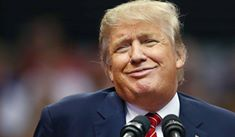
#> input picture 09012019/trum.jpg, 235 x 137 px
$ python combineImage.py
#> lines starting #> are read from the running program, lines starting #| are printed output that depends on the picture
import cv2
import numpy as np
import matplotlib.pyplot as plt
def main():
    I = cv2.imread("trum.jpg")
#> I is the input picture: shape (137, 235, 3); mean B, G, R 73.4, 73.7, 85.1
    G = np.zeros((I.shape[0],I.shape[1]),dtype='uint8')
    for h in range(I.shape[0]):
        for w  in  range(I.shape[1]):
            G[h,w] = (1/2)*(max(max(I[h,w,0],I[h,w,1]),I[h,w,2])+ min(min(I[h,w,0],I[h,w,1]),I[h,w,2]))
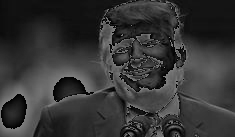
#> G: shape (137, 235); min 0, max 127, mean 53.1
    hist_G = cv2.calcHist([G],[0],None,[256],[50,100])
#> hist_G = 256 values, max 506 at index 30, min 0 at index 1, mean 53.25
    plt.plot(hist_G)
    plt.xlim([50,100])
    plt.show()
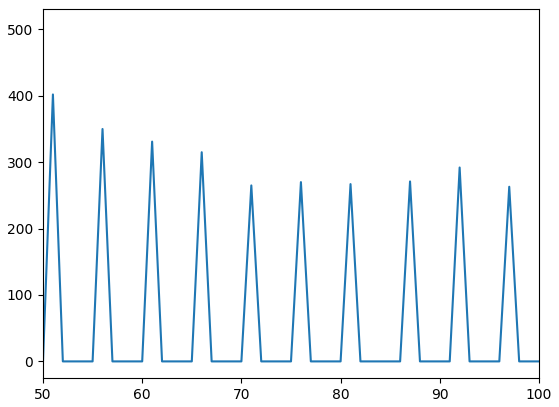
#> figure drawn by matplotlib, 1 panel; curve peaks at x = 30, y = 506
    cv2.imshow("sd",G)
    cv2.waitKey(0)
if __name__ == "__main__":
    main()
